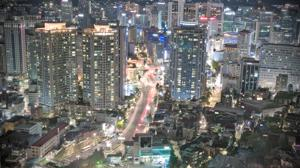
#> input picture manual/original_min.jpg, 300 x 168 px
$ python resize_test_image.py ../manual/original_min.jpg out.png 100
#> lines starting #> are read from the running program, lines starting #| are printed output that depends on the picture
#!/usr/bin/env python
from PIL import Image
import argparse


def resize_image_by_width(input_path, output_path, base_width):
    # Open an image file
#> called with input_path = '../manual/original_min.jpg', output_path = 'out.png', base_width = 100
    with Image.open(input_path) as img:
        # Calculate the height keeping the aspect ratio constant
#> img is the input picture: PIL image 300x168 RGB; mean R, G, B 106.6, 107, 105.6
        w_percent = (base_width / float(img.size[0]))
#> w_percent = 0.333
        h_size = int((float(img.size[1]) * float(w_percent)))
#> h_size = 56
        # Resize image
        img_resized = img.resize((base_width, h_size))
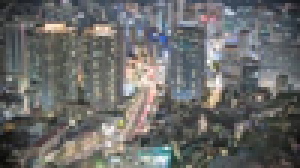
#> img_resized: PIL image 100x56 RGB (shown 3 times larger); mean R, G, B 106.6, 107, 105.6
        # Save image
        img_resized.save(output_path)


if __name__ == "__main__":
    parser = argparse.ArgumentParser()
    parser.add_argument('input_path', type=str, help='input image path')
    parser.add_argument('output_path', type=str, help='output image path')
    parser.add_argument('output_width', type=int, help='output image width')
    args = parser.parse_args()

    resize_image_by_width(args.input_path, args.output_path, args.output_width)
